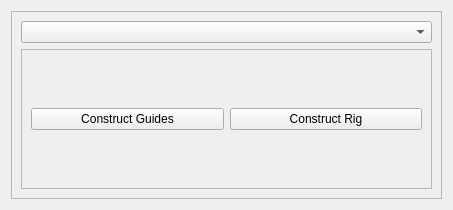
<?xml version="1.0" encoding="UTF-8"?>
<ui version="4.0">
 <class>Form</class>
 <widget class="QWidget" name="Form">
  <property name="geometry">
   <rect>
    <x>0</x>
    <y>0</y>
    <width>453</width>
    <height>210</height>
   </rect>
  </property>
  <property name="windowTitle">
   <string>Form</string>
  </property>
  <layout class="QVBoxLayout" name="verticalLayout_2">
   <item>
    <widget class="QFrame" name="frame">
     <property name="frameShape">
      <enum>QFrame::Shape::StyledPanel</enum>
     </property>
     <property name="frameShadow">
      <enum>QFrame::Shadow::Raised</enum>
     </property>
     <layout class="QVBoxLayout" name="verticalLayout">
      <item>
       <widget class="QComboBox" name="cBox_item"/>
      </item>
      <item>
       <widget class="QFrame" name="frame_2">
        <property name="frameShape">
         <enum>QFrame::Shape::StyledPanel</enum>
        </property>
        <property name="frameShadow">
         <enum>QFrame::Shadow::Raised</enum>
        </property>
        <layout class="QHBoxLayout" name="horizontalLayout">
         <item>
          <widget class="QPushButton" name="Btn_ConstructGuides">
           <property name="text">
            <string>Construct Guides</string>
           </property>
          </widget>
         </item>
         <item>
          <widget class="QPushButton" name="Btn_ConstructRig">
           <property name="text">
            <string>Construct Rig</string>
           </property>
          </widget>
         </item>
        </layout>
       </widget>
      </item>
     </layout>
    </widget>
   </item>
  </layout>
 </widget>
 <resources/>
 <connections/>
</ui>
